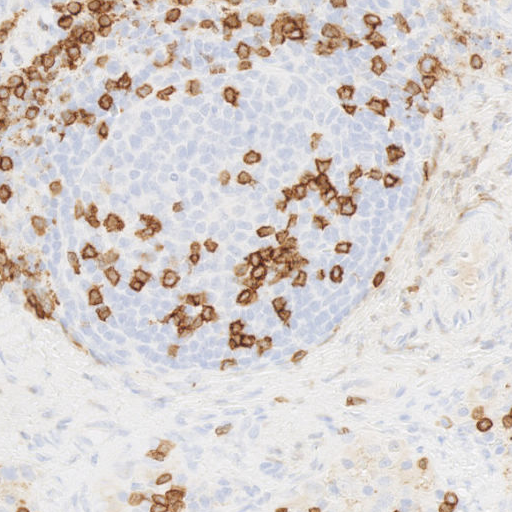
#> input picture pre-process/p20/train/images/0.png, 512 x 512 px
$ jupyter execute --allow-errors Untitled.ipynb   (older library calls are emulated)
#> lines starting #> are read from the running program, lines starting #| are printed output that depends on the picture
[cell 1]
import os
from skimage import data
from skimage.io import imsave, imread, imshow
from skimage.color import rgba2rgb, rgb2grey
from skimage import filters
import matplotlib.pyplot as plt
import numpy as np

[cell 2]
ORIGINAL = "./originals/100x100_1.png"
TRAIN_PATH = "./p20/train/"
TEST_PATH = "./p20/test/"

SAMPLE_IMAGE = "./p20/train/images/0.png"
SAMPLE_LABEL = "./p20/train/labels/0.png"
SAMPLE_ANOTATION = "./p20/train/anotations/0.png"
SAMPLE_TEST = "./sample_test.png"

[cell 3]
def split_image(image_path, save_path, splited_dimensions):
    image = imread(image_path)
    nrows, ncols, nchanls = image.shape
    M, N = splited_dimensions
    tiles = [image[x:x+M, y:y+N]
             for x in range(0, image.shape[0], M) for y in range(0, image.shape[1], N)]
    for i in range(64):
        imsave(save_path+str(i)+".png", tiles[i])

[cell 4]
def invert(image):
    newImg = 255 * (image[:, :] == 0) + (0 * (image[:,:]==255))
    return newImg

def anotation2label(image_name, image_path, label_path):
    image = imread(image_path+image_name)
    image = invert(255 * (image[:, :, 1] > 0))
    imsave(label_path+image_name, image)

def createLabels(anotation_path, label_path):
    a = os.listdir(anotation_path)
    for img in a:
        anotation2label(img, anotation_path, label_path)

[cell 5]
def img2BW(image_name, image_path, new_image_path):
#> called with image_name = '0.png', image_path = './p20/train/images/', new_image_path = './p20/train/bwImages/'
    image = imread(image_path+image_name)
#> image is the input picture: shape (512, 512, 4); mean R, G, B, A 214.9, 208.7, 207.2, 255
    image = image[:, :, 2]
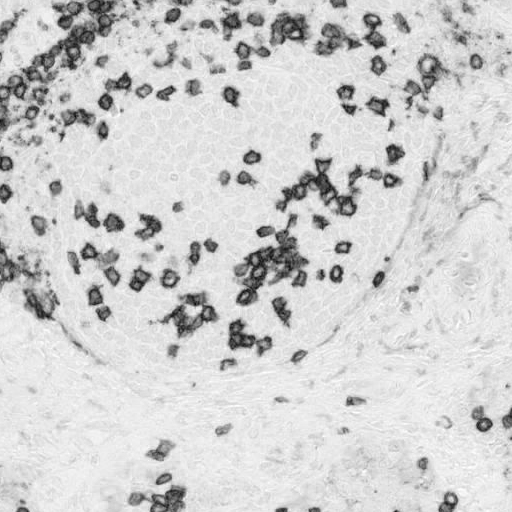
#> image: shape (512, 512); min 1, max 255, mean 207.2
    imsave(new_image_path+image_name, image)

def createBWImages(image_path, new_image_path):
    a = os.listdir(image_path)
    for img in a:
        img2BW(img, image_path, new_image_path)
